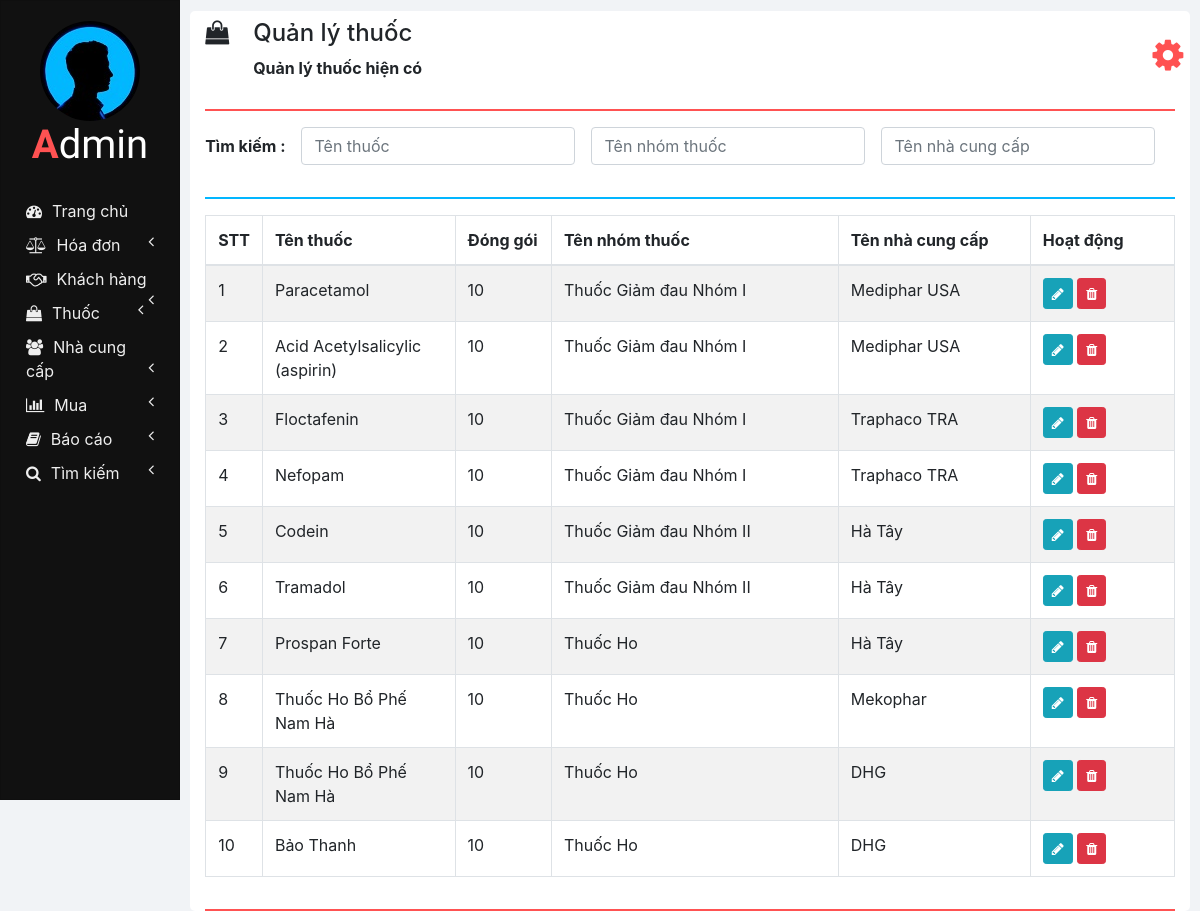
Screenshot of /manage_medicine.php with the database file from the repository.
### tables this page shows
CREATE TABLE `medicines` (
  `ID` int(11) NOT NULL,
  `NAME` varchar(100) NOT NULL,
  `PACKING` varchar(20) NOT NULL,
  `GENERIC_NAME` varchar(100) NOT NULL,
  `SUPPLIER_NAME` varchar(100) NOT NULL
);

### php/manage_medicine.php (the view, shortened to what this page needs)
<?php
  function showMedicines($id) {
    require "db_connection.php";
    if($con) {
      $seq_no = 0;
      $query = "SELECT * FROM medicines";
      $result = mysqli_query($con, $query);
      while($row = mysqli_fetch_array($result)) {
        $seq_no++;
        if($row['ID'] == $id)
          showEditOptionsRow($seq_no, $row);
        else
          showMedicineRow($seq_no, $row);
      }
    }
  }
  function showMedicineRow($seq_no, $row) {
    ?>
    <tr>
      <td><?php echo $seq_no; ?></td>
      <td><?php echo $row['NAME']; ?></td>
      <td><?php echo $row['PACKING']; ?></td>
      <td><?php echo $row['GENERIC_NAME']; ?></td>
      <td><?php echo $row['SUPPLIER_NAME']; ?></td>
      <td>
        <button href="" class="btn btn-info btn-sm" onclick="editMedicine(<?php echo $row['ID']; ?>);">
          <i class="fa fa-pencil"></i>
        </button>
        <button class="btn btn-danger btn-sm" onclick="deleteMedicine(<?php echo $row['ID']; ?>);">
          <i class="fa fa-trash"></i>
        </button>
      </td>
    </tr>
    <?php
  }
  ?>

### manage_medicine.php (shortened to what this page needs)
<!DOCTYPE html>
<html lang="en" dir="ltr">
  <head>
    <link rel="stylesheet" href="bootstrap/css/bootstrap.min.css">
    <link rel="stylesheet" href="https://use.fontawesome.com/releases/v5.3.1/css/all.css">
    <link rel="stylesheet" href="https://cdnjs.cloudflare.com/ajax/libs/font-awesome/4.7.0/css/font-awesome.min.css">
    <link rel="stylesheet" href="css/sidenav.css">
    <link rel="stylesheet" href="css/home.css">
  </head>
  <body>
    <div class="container-fluid">
      <div class="container">
        <?php
          require "php/header.php";
          createHeader('shopping-bag', 'Quản lý thuốc', 'Quản lý thuốc hiện có');
        ?>
        <div class="row">
          <div class="col-md-12 form-group form-inline">
            <label class="font-weight-bold" for="">Tìm kiếm :&emsp;</label>
            <input type="text" class="form-control" id="by_name" placeholder="Tên thuốc" onkeyup="searchMedicine(this.value, 'name');">
            &emsp;<input type="text" class="form-control" id="by_generic_name" placeholder="Tên nhóm thuốc" onkeyup="searchMedicine(this.value, 'generic_name');">
            &emsp;<input type="text" class="form-control" id="by_suppliers_name" placeholder="Tên nhà cung cấp" onkeyup="searchMedicine(this.value, 'suppliers_name');">
          </div>
          <div class="col col-md-12">
            <hr class="col-md-12" style="padding: 0px; border-top: 2px solid  #02b6ff;">
          </div>
          <div class="col col-md-12 table-responsive">
            <div class="table-responsive">
            	<table class="table table-bordered table-striped table-hover">
            		<thead>
            			<tr>
            				<th style="width: 5%;">STT</th>
            				<th style="width: 20%;">Tên thuốc</th>
                    <th style="width: 10%;">Đóng gói</th>
                    <th style="width: 30%;">Tên nhóm thuốc</th>
            				<th style="width: 20%;">Tên nhà cung cấp</th>
                    <th style="width: 15%;">Hoạt động</th>
            			</tr>
            		</thead>
            		<tbody id="medicines_div">
                  <?php
                    require 'php/manage_medicine.php';
                    showMedicines(0);
                  ?>
            		</tbody>
            	</table>
            </div>
          </div>
        </div>
      </div>
    </div>
  </body>
</html>

### php/header.php
<?php
  function createHeader($icon, $heading, $sub_heading) {
    echo '
    <section class="row content-header">
      <div class="header-title col-md-11">
        <p class="h4 pt-2"><i class="fa fa-'.$icon.'"></i>&emsp;'.$heading.'</p>
        &emsp;&emsp;&emsp;<small class="font-weight-bold h6">'.$sub_heading.'</small>
      </div>
      <div class="col-md-1 user_options">
        <button class="col col-md-1 m-3" onclick="showOptions();">
          <i class="fa fa-gear"></i>
        </button>
        <div id="mark"><i class="fa fa-play fa-rotate-270"></i></div>
        <ul id="options" class="options list-unstyled" style="display: none;">
          <li>
            <a href="my_profile.php"><i class="fa fa-user"></i><span>My Profile</span></a>
          </li>
          <li>
            <a href="change_password.php"><i class="fa fa-edit"></i><span>Change Password</span></a>
          </li>
          <li>
            <a href="logout.php"><i class="fa fa-key"></i><span>Logout</span></a>
          </li>
        </ul>
      </div>
    </section>
    <hr style="border-top: 2px solid #ff5252;">
    ';
  }
?>

### css/sidenav.css (style rules this page uses)
body { background-color: #f1f3f6; }
.sidenav { width: 15%; height: 100vh; background-color: #222222; position: fixed; z-index: 1; flex: 1 0 auto; }
.card { width: 100%; height: 100%; top: 0; border-radius: 0; background-color: #111111; }
.logo .logo-caption { font-family: 'Poiret One', cursive; color: #ffffff; text-align: center; margin-bottom: 25px; }
.logo .profile { margin-left: 50%; border-radius: 50%; transform: translate(-50%); }
.logo .tweak { color: #ff5252; font-weight: bold; }
.main-menu-item { padding: 5px 5px; cursor: pointer; }
.main-menu-item > a { color: #eeeeee; text-decoration: none; font-size: 16px; }
.main-menu-item > a > span { margin-left: 10px; }

### css/home.css (style rules this page uses)
html, body { height: 100vh; }
.container-fluid { margin-left: 15%; width: 85%; background: #f1f3f6; padding: 1px 0 0 0; flex: 1 0 auto; }
.container { margin: 0; max-width: 98%; margin: 1%; background-color: #ffffff; border-radius: 5px; }
.user_options button { max-width: 50px; max-height: 50px; font-size: 36px; background-color: #ffffff; color: #ff5252; border: none; outline: none; }

### rows the page displays
medicines: seq_no "1", NAME "Paracetamol", PACKING "10", GENERIC_NAME "Thuốc Giảm đau Nhóm I", SUPPLIER_NAME "Mediphar USA"
medicines: seq_no "2", NAME "Acid Acetylsalicylic (aspirin)", PACKING "10", GENERIC_NAME "Thuốc Giảm đau Nhóm I", SUPPLIER_NAME "Mediphar USA"
medicines: seq_no "3", NAME "Floctafenin", PACKING "10", GENERIC_NAME "Thuốc Giảm đau Nhóm I", SUPPLIER_NAME "Traphaco TRA"
medicines: seq_no "4", NAME "Nefopam", PACKING "10", GENERIC_NAME "Thuốc Giảm đau Nhóm I", SUPPLIER_NAME "Traphaco TRA"
medicines: seq_no "5", NAME "Codein", PACKING "10", GENERIC_NAME "Thuốc Giảm đau Nhóm II", SUPPLIER_NAME "Hà Tây"
medicines: seq_no "6", NAME "Tramadol", PACKING "10", GENERIC_NAME "Thuốc Giảm đau Nhóm II", SUPPLIER_NAME "Hà Tây"
medicines: seq_no "7", NAME "Prospan Forte", PACKING "10", GENERIC_NAME "Thuốc Ho", SUPPLIER_NAME "Hà Tây"
medicines: seq_no "8", NAME "Thuốc Ho Bổ Phế Nam Hà", PACKING "10", GENERIC_NAME "Thuốc Ho", SUPPLIER_NAME "Mekophar"
medicines: seq_no "9", NAME "Thuốc Ho Bổ Phế Nam Hà", PACKING "10", GENERIC_NAME "Thuốc Ho", SUPPLIER_NAME "DHG"
medicines: seq_no "10", NAME "Bảo Thanh", PACKING "10", GENERIC_NAME "Thuốc Ho", SUPPLIER_NAME "DHG"

### other values shown
$heading "Quản lý thuốc"
$sub_heading "Quản lý thuốc hiện có"
